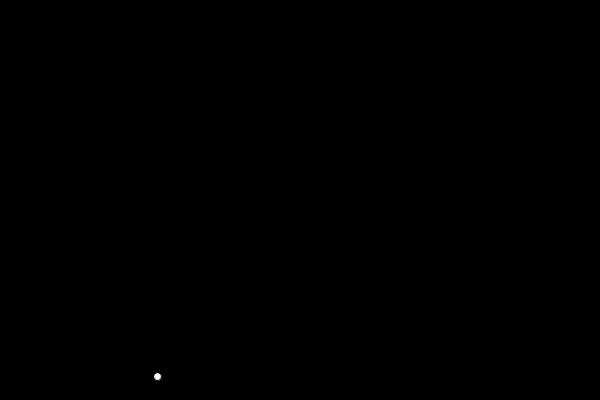
Frame 1 (no input)
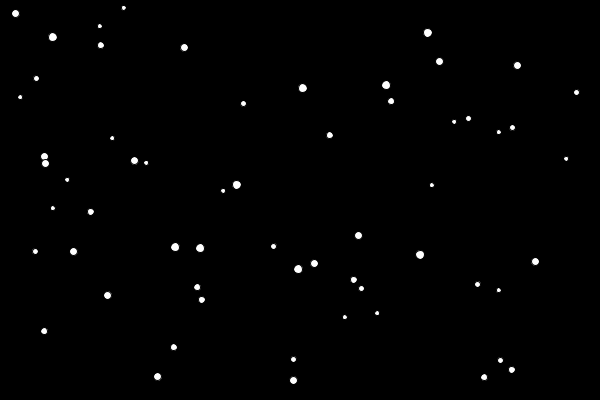
Frame 60 (the mouse pressed at the canvas centre just before this capture)
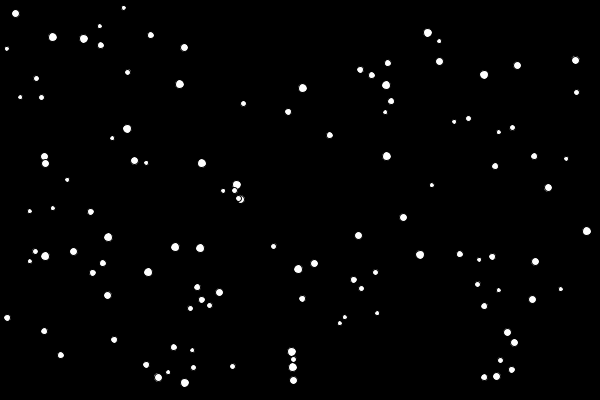
Frame 120 (the mouse held since frame 60 and released just before this capture)

The Processing sketch that drew these frames (run headless with seeded random() and noise(); from frame 60 on, the mouse is pressed at the canvas centre):

// Processing sketch: sketch_2015
// ── sketch_2015.pde
int i=0;
int size=0;
void setup() {
  size(600, 400);
  background(0);
  stroke(0);
  fill(255);
  frameRate(10000);
}

void draw() {
  
  if (i<=2015) {
    i++;
    size=int(random(5, 10));
    ellipse(random(size/2, width-size/2), random(size/2, height-size/2), size, size);
  }
}
